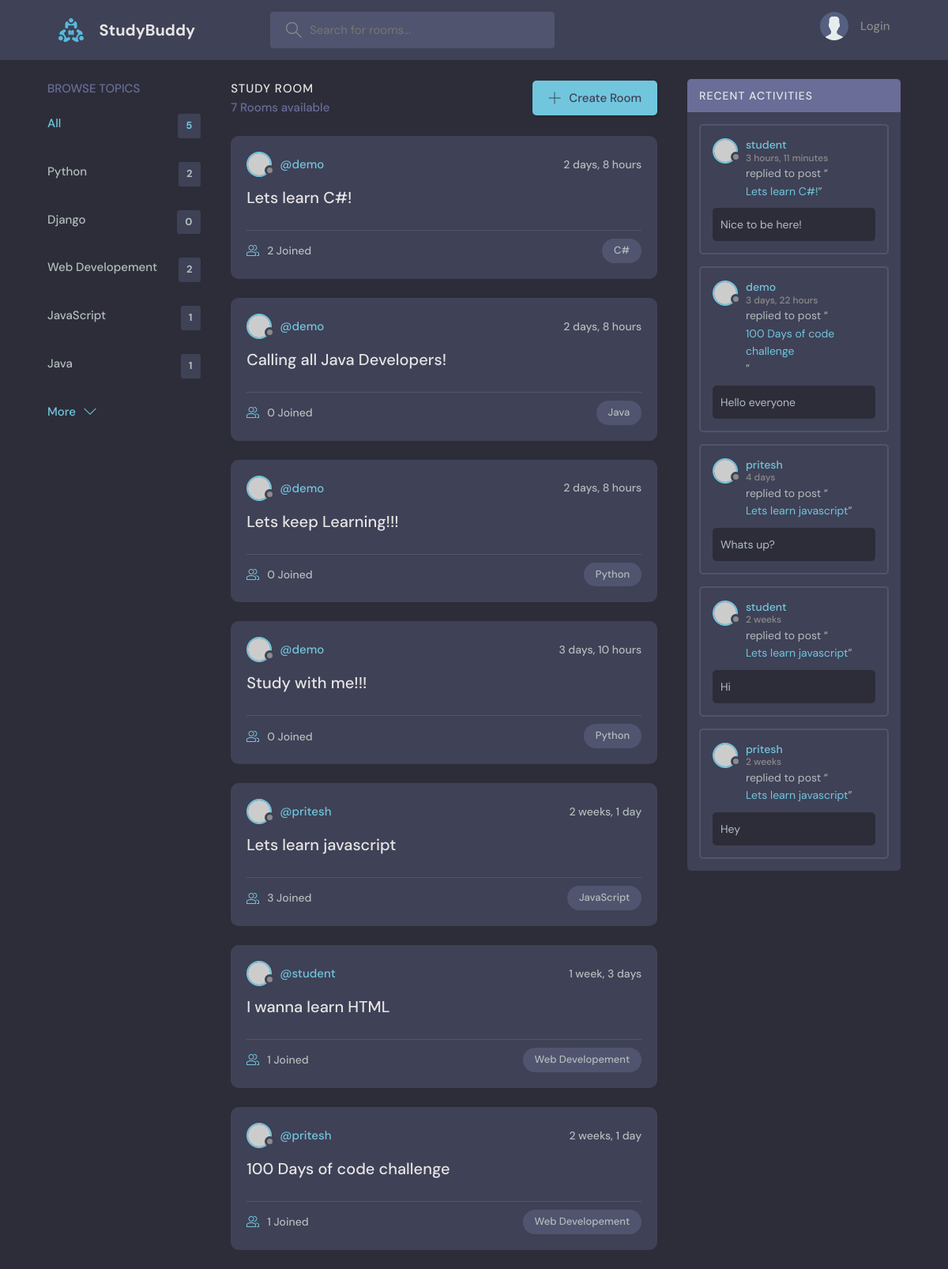
The page / on the database its author committed.
### base/models.py (models this page shows)
class Topic(models.Model):
    name = models.CharField(max_length=200)
    def __str__(self):
        return self.name

class Room(models.Model):
    host = models.ForeignKey(User, on_delete=models.SET_NULL, null=True)
    topic =  models.ForeignKey(Topic, on_delete=models.SET_NULL, null=True)
    name = models.CharField(max_length=200)
    description = models.TextField(null=True, blank=True)
    participants = models.ManyToManyField(User, related_name='participants', blank=True)
    updated =  models.DateTimeField(auto_now=True)
    created =  models.DateTimeField(auto_now_add=True)
    class Meta:
        ordering = ['-updated', '-created']
    def __str__(self):
        return str(self.name)

class Message(models.Model):
    user = models.ForeignKey(User, on_delete=models.CASCADE)
    room = models.ForeignKey(Room, on_delete=models.CASCADE)
    body = models.TextField()
    updated =  models.DateTimeField(auto_now=True)
    created =  models.DateTimeField(auto_now_add=True)
    class Meta:
        ordering = ['-updated', '-created']
    def __str__(self):
        return self.body[0:50]

### base/views.py (the view)
# urls.py: path("", views.home, name="Home"),
def home(request):
    q = request.GET.get("q") if request.GET.get("q") != None else ""
    rooms = Room.objects.filter(
        Q(topic__name__contains=q) | Q(name__icontains=q) | Q(description__icontains=q)
    )
    topics = Topic.objects.all()[0:5]
    room_count = rooms.count()
    room_messages = Message.objects.filter(Q(room__topic__name__icontains = q))
    context = {"rooms": rooms, "topics": topics, "room_count": room_count, "room_messages": room_messages}
    return render(request, "base/home.html", context)

### base/templates/base/home.html (shortened to what this page needs)
{% extends 'main.html' %} {% block content %}
<main class="layout layout--3">
  <div class="container">
    {% include 'base/topics_component.html' %}
    <div class="roomList">
      <div class="roomList__header">
        <div>
          <h2>Study Room</h2>
          <p>{{room_count}} Rooms available</p>
        </div>
        <a class="btn btn--main" href="{% url 'create-room' %}">
          <svg
            version="1.1"
            xmlns="http://www.w3.org/2000/svg"
            width="32"
            height="32"
            viewBox="0 0 32 32"
          >
            <title>add</title>
            <path
              d="M16.943 0.943h-1.885v14.115h-14.115v1.885h14.115v14.115h1.885v-14.115h14.115v-1.885h-14.115v-14.115z"
            ></path>
          </svg>
          Create Room
        </a>
      </div>
      {% include 'base/feed_component.html' %}
    </div>
    {% include 'base/activity_component.html' %}
  </div>
</main>
{% endblock content %}

### base/templates/base/topics_component.html
<div class="topics">
  <div class="topics__header">
    <h2>Browse Topics</h2>
  </div>
  <ul class="topics__list">
    <li>
      <a href="{% url 'Home' %}" class="active"
        >All <span>{{topics.count }}</span></a
      >
    </li>
    {% for topic in topics %}
    <li>
      <a href="{% url 'Home' %}?q={{topic.name}}"
        >{{topic.name}} <span>{{topic.room_set.all.count}}</span></a
      >
    </li>
    {% endfor %}
  </ul>
  <a class="btn btn--link" href="{% url 'topics' %}">
    More
    <svg
      version="1.1"
      xmlns="http://www.w3.org/2000/svg"
      width="32"
      height="32"
      viewBox="0 0 32 32"
    >
      <title>chevron-down</title>
      <path d="M16 21l-13-13h-3l16 16 16-16h-3l-13 13z"></path>
    </svg>
  </a>
</div>

### base/templates/base/feed_component.html (shortened to what this page needs)
{% for room in rooms %}
<div class="roomListRoom">
  <div class="roomListRoom__header">
    <a
      href="{% url 'user-profile' room.host.id %}"
      class="roomListRoom__author"
    >
      <div class="avatar avatar--small">
        <img src="https://randomuser.me/api/portraits/women/11.jpg" />
      </div>
      <span>@{{room.host.username}}</span>
    </a>
    <div class="roomListRoom__actions">
      <span>{{room.created | timesince}}</span>
    </div>
  </div>
  <div class="roomListRoom__content">
    <a href="{% url 'Room' room.id %}">{{room.name}}</a>
  </div>
  <div class="roomListRoom__meta">
    <a href="{% url 'Room' room.id %}" class="roomListRoom__joined">
      {{room.participants.all.count}} Joined
    </a>
    <p class="roomListRoom__topic">{{room.topic}}</p>
  </div>
</div>
{% endfor %}

### base/templates/base/activity_component.html (shortened to what this page needs)
<div class="activities">
  <div class="activities__header">
    <h2>Recent Activities</h2>
  </div>
  {% for message in room_messages %}
  <div class="activities__box">
    <div class="activities__boxHeader roomListRoom__header">
      <a
        href="{% url 'user-profile' message.user.id %}"
        class="roomListRoom__author"
      >
        <div class="avatar avatar--small">
          <img src="https://randomuser.me/api/portraits/women/11.jpg" />
        </div>
        <p>
          {{message.user}}
          <span>{{message.created | timesince}}</span>
        </p>
      </a>
    </div>
    <div class="activities__boxContent">
      <p>
        replied to post “
        <a href="{% url 'Room' message.room.id %}">{{ message.room }}</a>”
      </p>
      <div class="activities__boxRoomContent">{{message}}</div>
    </div>
  </div>
  {% endfor %}
</div>

### rows shown on the page
Topic: name "Python", room_set.all.count "2"
Topic: name "Django", room_set.all.count "0"
Topic: name "Web Developement", room_set.all.count "2"
Topic: name "JavaScript", room_set.all.count "1"
Topic: name "Java", room_set.all.count "1"
Room: host.username "demo", created "2 days, 8 hours", name "Lets learn C#!", participants.all.count "2", topic "C#"
Room: host.username "demo", created "2 days, 8 hours", name "Calling all Java Developers!", participants.all.count "0", topic "Java"
Room: host.username "demo", created "2 days, 8 hours", name "Lets keep Learning!!!", participants.all.count "0", topic "Python"
Room: host.username "demo", created "3 days, 10 hours", name "Study with me!!!", participants.all.count "0", topic "Python"
Room: host.username "pritesh", created "2 weeks, 1 day", name "Lets learn javascript", participants.all.count "3", topic "JavaScript"
Room: host.username "student", created "1 week, 3 days", name "I wanna learn HTML", participants.all.count "1", topic "Web Developement"
Room: host.username "pritesh", created "2 weeks, 1 day", name "100 Days of code challenge", participants.all.count "1", topic "Web Developement"
Message: user "student", created "3 hours, 11 minutes", room "Lets learn C#!", body "Nice to be here!"
Message: user "demo", created "3 days, 22 hours", room "100 Days of code challenge", body "Hello everyone"
Message: user "pritesh", created "4 days", room "Lets learn javascript", body "Whats up?"
Message: user "student", created "2 weeks", room "Lets learn javascript", body "Hi"
Message: user "pritesh", created "2 weeks", room "Lets learn javascript", body "Hey"

### other values the page prints
{{ topics.count }} "5"
{{ room_count }} "7"
